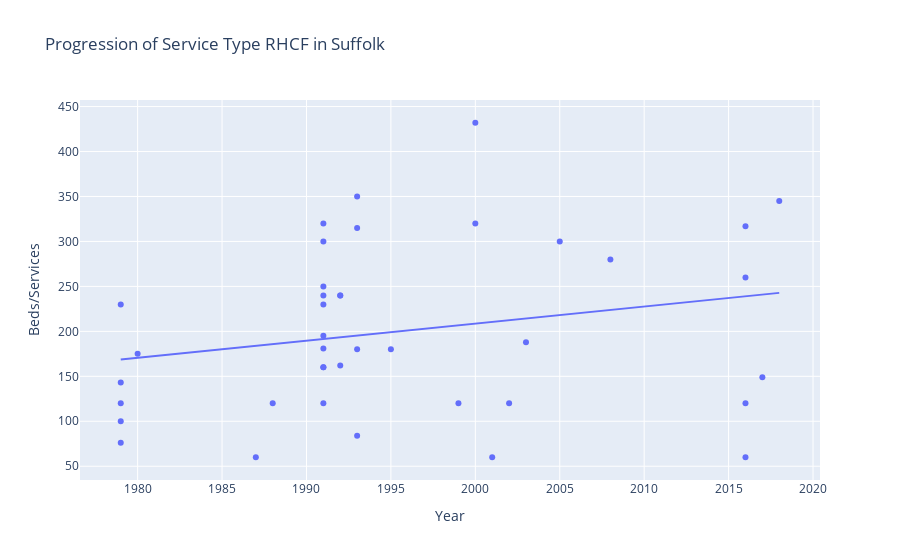
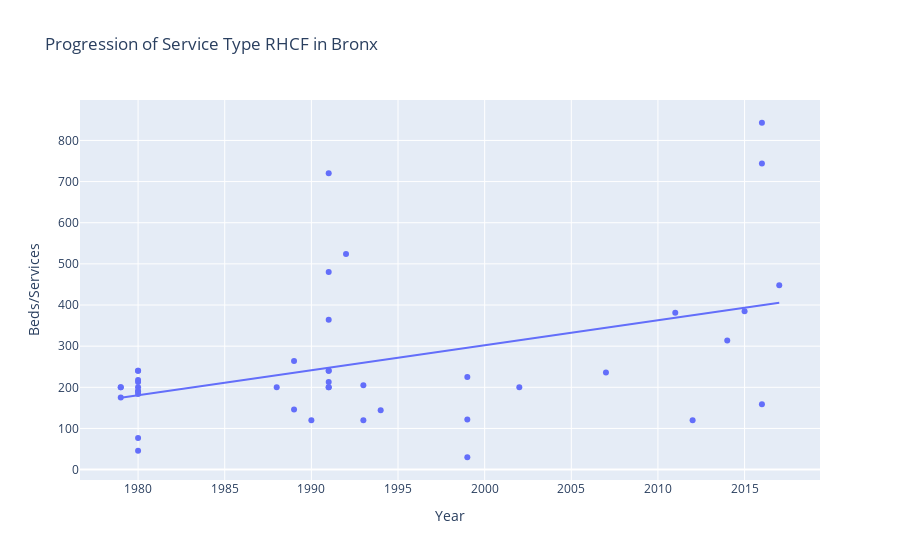
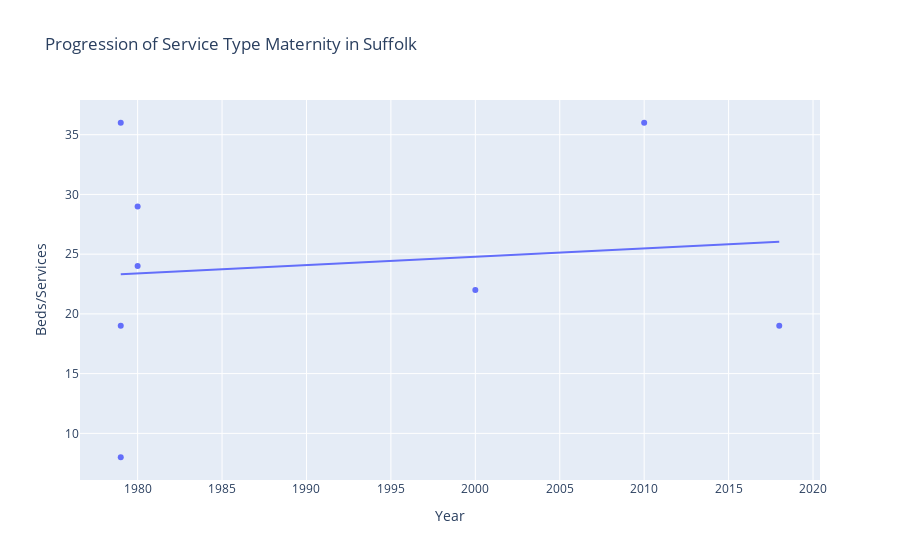
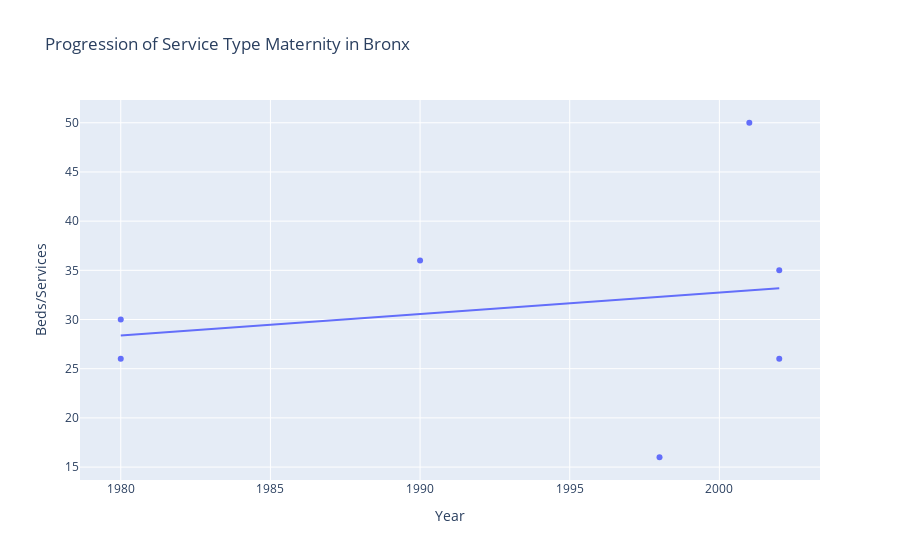

Notebook code cell kept with these figures, in order:
### Code cell
plot_scatter(hf_info, "RHCF", "Suffolk")
plot_scatter(hf_info, "RHCF", "Bronx")
plot_scatter(hf_info, "Maternity", "Suffolk")
plot_scatter(hf_info, "Maternity", "Bronx")

### Figure 1 — Plotly figure (JSON) as saved in the notebook; plotly's stock layout.template omitted (floating-point values rounded to 4 significant figures)
{"data": [{"hovertemplate": "Year=%{x}<br>Measure Value=%{y}<extra></extra>", "legendgroup": "", "marker": {"color": "#636efa", "symbol": "circle"}, "mode": "markers", "name": "", "orientation": "v", "showlegend": false, "type": "scatter", "x": [1980, 1991, 1979, 1991, 1988, 1979, 2017, 1979, 1999, 1979, 1991, 1993, 1993, 2016, 1991, 2018, 1991, 2016, 1979, 1991, 1991, 1991, 1991, 1993, 1992, 1992, 1992, 1987, 1991, 2000, 1993, 1995, 2001, 2002, 2003, 2016, 2005, 2016, 2008, 2000], "xaxis": "x", "y": [175.0, 320.0, 120.0, 120.0, 120.0, 143.0, 149.0, 100.0, 120.0, 76.0, 195.0, 315.0, 84.0, 120.0, 160.0, 345.0, 181.0, 317.0, 230.0, 230.0, 250.0, 240.0, 300.0, 350.0, 240.0, 240.0, 162.0, 60.0, 160.0, 432.0, 180.0, 180.0, 60.0, 120.0, 188.0, 260.0, 300.0, 60.0, 280.0, 320.0], "yaxis": "y"}, {"hovertemplate": "<b>OLS trendline</b><br>Measure Value = 1.89984 * Year + -3591.09<br>R<sup>2</sup>=0.053742<br><br>Year=%{x}<br>Measure Value=%{y} <b>(trend)</b><extra></extra>", "legendgroup": "", "marker": {"color": "#636efa", "symbol": "circle"}, "mode": "lines", "name": "", "showlegend": false, "type": "scatter", "x": [1979, 1979, 1979, 1979, 1979, 1980, 1987, 1988, 1991, 1991, 1991, 1991, 1991, 1991, 1991, 1991, 1991, 1991, 1992, 1992, 1992, 1993, 1993, 1993, 1993, 1995, 1999, 2000, 2000, 2001, 2002, 2003, 2005, 2008, 2016, 2016, 2016, 2016, 2017, 2018], "xaxis": "x", "y": [168.7, 168.7, 168.7, 168.7, 168.7, 170.6, 183.9, 185.8, 191.5, 191.5, 191.5, 191.5, 191.5, 191.5, 191.5, 191.5, 191.5, 191.5, 193.4, 193.4, 193.4, 195.3, 195.3, 195.3, 195.3, 199.1, 206.7, 208.6, 208.6, 210.5, 212.4, 214.3, 218.1, 223.8, 239.0, 239.0, 239.0, 239.0, 240.9, 242.8], "yaxis": "y"}], "layout": {"legend": {"tracegroupgap": 0}, "title": {"text": "Progression of Service Type RHCF in Suffolk"}, "xaxis": {"anchor": "y", "domain": [0.0, 1.0], "title": {"text": "Year"}}, "yaxis": {"anchor": "x", "domain": [0.0, 1.0], "title": {"text": "Beds/Services"}}}}

### Figure 2 — Plotly figure (JSON) as saved in the notebook; plotly's stock layout.template omitted (floating-point values rounded to 4 significant figures)
{"data": [{"hovertemplate": "Year=%{x}<br>Measure Value=%{y}<extra></extra>", "legendgroup": "", "marker": {"color": "#636efa", "symbol": "circle"}, "mode": "markers", "name": "", "orientation": "v", "showlegend": false, "type": "scatter", "x": [1991, 2016, 1991, 1989, 2017, 1992, 1990, 1999, 1991, 1991, 2016, 1979, 1979, 1980, 2016, 1980, 2015, 1980, 1999, 2002, 1989, 2007, 1980, 1980, 1979, 1980, 1980, 1980, 2011, 1991, 1980, 2014, 1980, 1999, 1991, 1991, 1991, 1988, 1993, 2012, 1993, 1994], "xaxis": "x", "y": [240.0, 843.0, 200.0, 264.0, 448.0, 524.0, 120.0, 30.0, 213.0, 364.0, 744.0, 175.0, 200.0, 184.0, 159.0, 190.0, 385.0, 191.0, 122.0, 200.0, 146.0, 236.0, 213.0, 46.0, 200.0, 240.0, 77.0, 240.0, 381.0, 720.0, 200.0, 314.0, 218.0, 225.0, 240.0, 480.0, 200.0, 200.0, 120.0, 120.0, 205.0, 144.0], "yaxis": "y"}, {"hovertemplate": "<b>OLS trendline</b><br>Measure Value = 6.08196 * Year + -11861.8<br>R<sup>2</sup>=0.187304<br><br>Year=%{x}<br>Measure Value=%{y} <b>(trend)</b><extra></extra>", "legendgroup": "", "marker": {"color": "#636efa", "symbol": "circle"}, "mode": "lines", "name": "", "showlegend": false, "type": "scatter", "x": [1979, 1979, 1979, 1980, 1980, 1980, 1980, 1980, 1980, 1980, 1980, 1980, 1980, 1988, 1989, 1989, 1990, 1991, 1991, 1991, 1991, 1991, 1991, 1991, 1991, 1992, 1993, 1993, 1994, 1999, 1999, 1999, 2002, 2007, 2011, 2012, 2014, 2015, 2016, 2016, 2016, 2017], "xaxis": "x", "y": [174.4, 174.4, 174.4, 180.5, 180.5, 180.5, 180.5, 180.5, 180.5, 180.5, 180.5, 180.5, 180.5, 229.1, 235.2, 235.2, 241.3, 247.4, 247.4, 247.4, 247.4, 247.4, 247.4, 247.4, 247.4, 253.4, 259.5, 259.5, 265.6, 296.0, 296.0, 296.0, 314.3, 344.7, 369.0, 375.1, 387.2, 393.3, 399.4, 399.4, 399.4, 405.5], "yaxis": "y"}], "layout": {"legend": {"tracegroupgap": 0}, "title": {"text": "Progression of Service Type RHCF in Bronx"}, "xaxis": {"anchor": "y", "domain": [0.0, 1.0], "title": {"text": "Year"}}, "yaxis": {"anchor": "x", "domain": [0.0, 1.0], "title": {"text": "Beds/Services"}}}}

### Figure 3 — Plotly figure (JSON) as saved in the notebook; plotly's stock layout.template omitted (floating-point values rounded to 4 significant figures)
{"data": [{"hovertemplate": "Year=%{x}<br>Measure Value=%{y}<extra></extra>", "legendgroup": "", "marker": {"color": "#636efa", "symbol": "circle"}, "mode": "markers", "name": "", "orientation": "v", "showlegend": false, "type": "scatter", "x": [2010, 1979, 2000, 2018, 1980, 1979, 1979, 1980], "xaxis": "x", "y": [36.0, 19.0, 22.0, 19.0, 29.0, 36.0, 8.0, 24.0], "yaxis": "y"}, {"hovertemplate": "<b>OLS trendline</b><br>Measure Value = 0.0696224 * Year + -114.467<br>R<sup>2</sup>=0.014349<br><br>Year=%{x}<br>Measure Value=%{y} <b>(trend)</b><extra></extra>", "legendgroup": "", "marker": {"color": "#636efa", "symbol": "circle"}, "mode": "lines", "name": "", "showlegend": false, "type": "scatter", "x": [1979, 1979, 1979, 1980, 1980, 2000, 2010, 2018], "xaxis": "x", "y": [23.32, 23.32, 23.32, 23.39, 23.39, 24.78, 25.47, 26.03], "yaxis": "y"}], "layout": {"legend": {"tracegroupgap": 0}, "title": {"text": "Progression of Service Type Maternity in Suffolk"}, "xaxis": {"anchor": "y", "domain": [0.0, 1.0], "title": {"text": "Year"}}, "yaxis": {"anchor": "x", "domain": [0.0, 1.0], "title": {"text": "Beds/Services"}}}}

### Figure 4 — Plotly figure (JSON) as saved in the notebook; plotly's stock layout.template omitted (floating-point values rounded to 4 significant figures)
{"data": [{"hovertemplate": "Year=%{x}<br>Measure Value=%{y}<extra></extra>", "legendgroup": "", "marker": {"color": "#636efa", "symbol": "circle"}, "mode": "markers", "name": "", "orientation": "v", "showlegend": false, "type": "scatter", "x": [1980, 1980, 2002, 1998, 1990, 2002, 2001], "xaxis": "x", "y": [26.0, 30.0, 35.0, 16.0, 36.0, 26.0, 50.0], "yaxis": "y"}, {"hovertemplate": "<b>OLS trendline</b><br>Measure Value = 0.218317 * Year + -403.882<br>R<sup>2</sup>=0.042034<br><br>Year=%{x}<br>Measure Value=%{y} <b>(trend)</b><extra></extra>", "legendgroup": "", "marker": {"color": "#636efa", "symbol": "circle"}, "mode": "lines", "name": "", "showlegend": false, "type": "scatter", "x": [1980, 1980, 1990, 1998, 2001, 2002, 2002], "xaxis": "x", "y": [28.39, 28.39, 30.57, 32.31, 32.97, 33.19, 33.19], "yaxis": "y"}], "layout": {"legend": {"tracegroupgap": 0}, "title": {"text": "Progression of Service Type Maternity in Bronx"}, "xaxis": {"anchor": "y", "domain": [0.0, 1.0], "title": {"text": "Year"}}, "yaxis": {"anchor": "x", "domain": [0.0, 1.0], "title": {"text": "Beds/Services"}}}}
